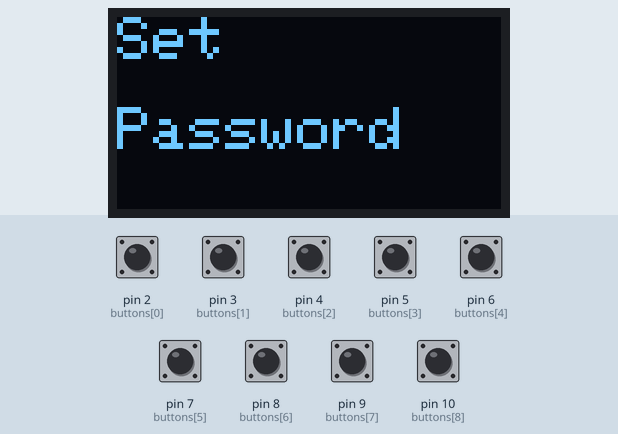
The sketch below on a simulated Arduino Uno, built with avr-gcc and run on an emulated ATmega328P. Parts: 128×64 one-colour display. The test bench sets the inputs (shaded band); at power-on: pin 2 (buttons[0]), pin 3 (buttons[1]), pin 4 (buttons[2]), pin 5 (buttons[3]), pin 6 (buttons[4]), pin 7 (buttons[5]), pin 8 (buttons[6]), pin 9 (buttons[7]), pin 10 (buttons[8]) HIGH. What the sketch prints to the serial monitor is not drawn.

Above: at 1.2 s.
1.3 s: pin 2 (buttons[0]) pulled LOW for 0.15 s
At 2.2 s:
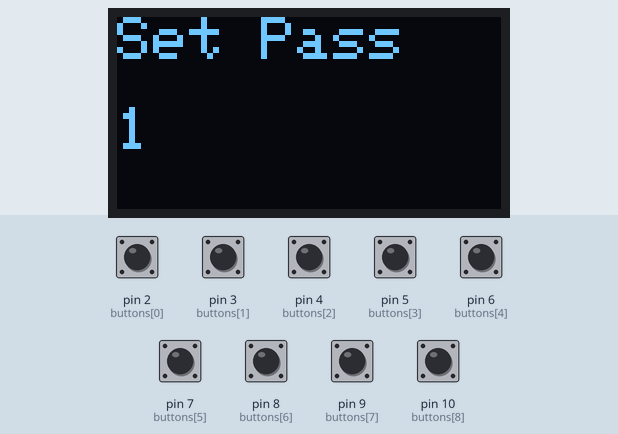
2.9 s: pin 3 (buttons[1]) pulled LOW for 0.15 s
At 3.3 s:
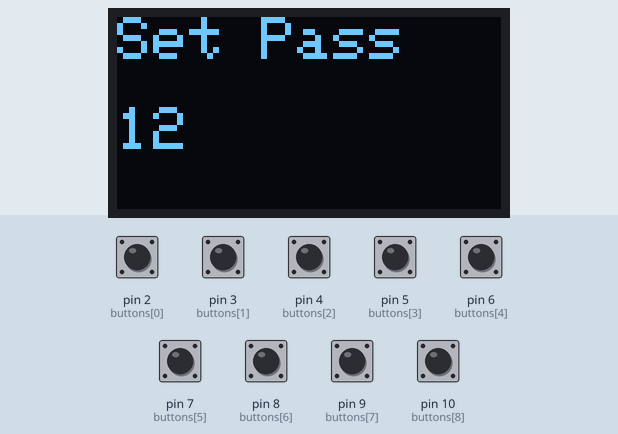
4.5 s: pin 4 (buttons[2]) pulled LOW for 0.15 s
At 5.0 s:
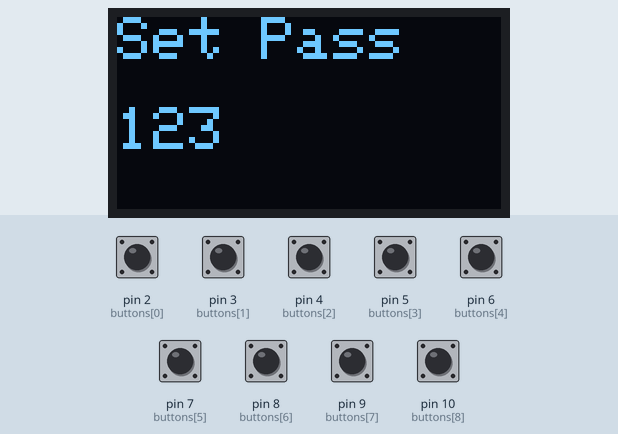
6.1 s: pin 5 (buttons[3]) pulled LOW for 0.15 s
At 7.1 s:
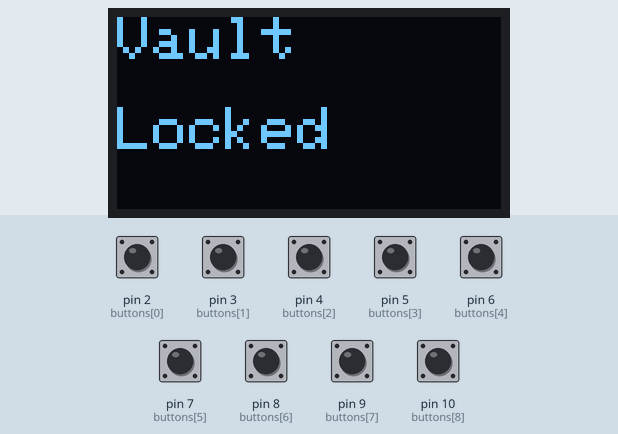
9.2 s: pin 6 (buttons[4]) pulled LOW for 0.15 s
At 10.4 s:
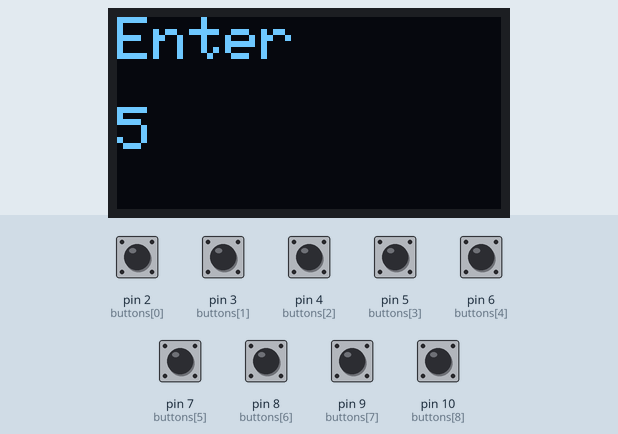
10.8 s: pin 7 (buttons[5]) pulled LOW for 0.15 s
At 11.7 s:
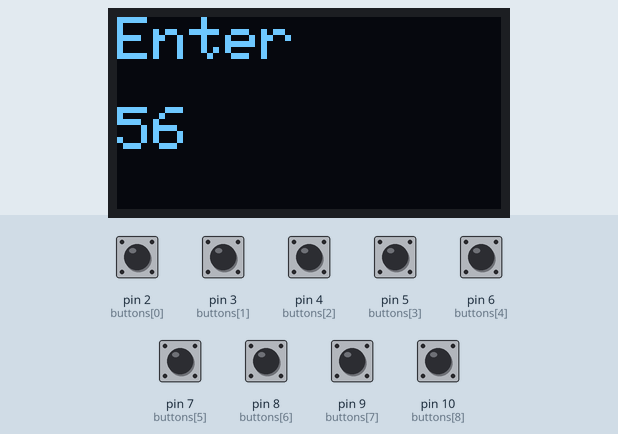
Timing chart, 0 to 13.4 s (numbered marks = the images above; inputs shaded):
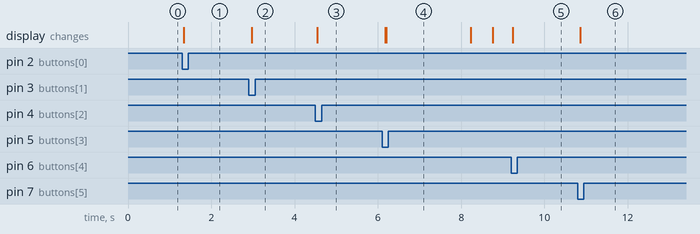

Measured:
- after the input at 1.3 s, the display: changes at once (image 1)
- after the input at 2.9 s, the display: changes after 0.07 s (image 2)
- after the input at 4.5 s, the display: changes after 0.05 s (image 3)
- after the input at 6.1 s, the display: first changes after 0.08 s (image 4 shows a later state)
- after the input at 9.2 s, the display: changes at once (image 5)
- after the input at 10.8 s, the display: changes after 0.07 s (image 6)

The sketch:

digital_vault.ino
```cpp
#include <Wire.h>
#include <Adafruit_GFX.h>
#include <Adafruit_SSD1306.h>

#define SCREEN_WIDTH 128
#define SCREEN_HEIGHT 64
#define OLED_RESET     -1
Adafruit_SSD1306 display(SCREEN_WIDTH, SCREEN_HEIGHT, &Wire, OLED_RESET);

int buttons[9] = {2, 3, 4, 5, 6, 7, 8, 9, 10};
char digits[9] = {'1','2','3','4','5','6','7','8','9'};
bool buttonState[9];

String input = "";
String password = "";

bool passwordSet = false;
int attempts = 0;
bool lockedOut = false;
unsigned long lockoutStart = 0;
const unsigned long lockoutTime = 600000; // 10 min

enum State {
  SET_PASSWORD,
  SHOW_LOCKED,
  ENTER_PASSWORD,
  CHECKING,
  OPENED,
  LOCKED_OUT
};

State currentState = SET_PASSWORD;

void setup() {
  Serial.begin(9600);
  for (int i = 0; i < 9; i++) {
    pinMode(buttons[i], INPUT_PULLUP);
    buttonState[i] = false;
  }

  if (!display.begin(SSD1306_SWITCHCAPVCC, 0x3C)) {
    Serial.println("OLED failed");
    for (;;);
  }

  displayMessage("Set", "Password");
}

void loop() {
  if (lockedOut && (millis() - lockoutStart >= lockoutTime)) {
    lockedOut = false;
    attempts = 0;
    displayMessage("Access", "Restored");
    delay(2000);
    displayMessage("Enter", "Password");
    currentState = ENTER_PASSWORD;
  }

  if (lockedOut) {
    return;
  }

  for (int i = 0; i < 9; i++) {
    int reading = digitalRead(buttons[i]);

    if (reading == LOW && !buttonState[i]) {
      buttonState[i] = true;
      input += digits[i];
      Serial.println("Pressed: " + String(digits[i]));

      if (currentState == SET_PASSWORD) {
        displayMessage("Set Pass", input);
      } else if (currentState == ENTER_PASSWORD) {
        displayMessage("Enter", input);
      }

      if (input.length() == 4) {
        if (currentState == SET_PASSWORD) {
          password = input;
          input = "";
          passwordSet = true;
          currentState = SHOW_LOCKED;
          displayMessage("Vault", "Locked");
          delay(2000);
          display.clearDisplay();
          display.display();
          delay(500);
          displayMessage("Enter", "Password");
          currentState = ENTER_PASSWORD;
        }

        else if (currentState == ENTER_PASSWORD) {
          if (input == password) {
            displayMessage("Vault", "Opened");
            delay(3000);
            displayMessage("Vault", "Locked");
            delay(1500);
            display.clearDisplay();
            display.display();
            delay(500);
            displayMessage("Enter", "Password");
            attempts = 0;
          } else {
            attempts++;
            if (attempts >= 3) {
              displayMessage("Vault", "Locked");
              delay(500);
              displayMessage("Try again", "after 10m");
              lockedOut = true;
              lockoutStart = millis();
            } else {
              String msg = String(attempts) + " of 3    attempts";
              displayMessage("Wrong Pass", msg);
              delay(2000);
              displayMessage("Enter", "Password");
            }
          }
          input = "";
        }
      }
    }

    if (reading == HIGH) {
      buttonState[i] = false;
    }
  }

  delay(50);
}

void displayMessage(String line1, String line2) {
  display.clearDisplay();
  display.setTextSize(2);
  display.setTextColor(SSD1306_WHITE);
  display.setCursor(0, 0);
  display.println(line1);
  display.setCursor(0, 30);
  display.println(line2);
  display.display();
}
```
